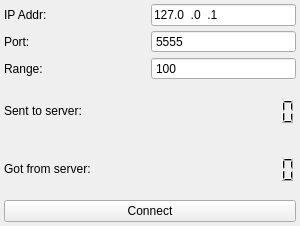
<?xml version="1.0" encoding="UTF-8"?>
<ui version="4.0">
 <class>client_form</class>
 <widget class="QWidget" name="client_form">
  <property name="geometry">
   <rect>
    <x>0</x>
    <y>0</y>
    <width>300</width>
    <height>226</height>
   </rect>
  </property>
  <property name="minimumSize">
   <size>
    <width>300</width>
    <height>226</height>
   </size>
  </property>
  <property name="maximumSize">
   <size>
    <width>300</width>
    <height>226</height>
   </size>
  </property>
  <property name="windowTitle">
   <string>Form</string>
  </property>
  <layout class="QHBoxLayout" name="horizontalLayout_6" stretch="0">
   <property name="spacing">
    <number>4</number>
   </property>
   <property name="margin">
    <number>4</number>
   </property>
   <item>
    <layout class="QVBoxLayout" name="verticalLayout">
     <item>
      <layout class="QHBoxLayout" name="horizontalLayout">
       <item>
        <widget class="QLabel" name="label">
         <property name="text">
          <string>IP Addr:</string>
         </property>
        </widget>
       </item>
       <item>
        <spacer name="horizontalSpacer">
         <property name="orientation">
          <enum>Qt::Horizontal</enum>
         </property>
         <property name="sizeHint" stdset="0">
          <size>
           <width>40</width>
           <height>20</height>
          </size>
         </property>
        </spacer>
       </item>
       <item>
        <widget class="QLineEdit" name="ipAddr">
         <property name="minimumSize">
          <size>
           <width>145</width>
           <height>0</height>
          </size>
         </property>
         <property name="inputMask">
          <string>000.000.000.000; </string>
         </property>
         <property name="text">
          <string>127.0.0.1</string>
         </property>
        </widget>
       </item>
      </layout>
     </item>
     <item>
      <layout class="QHBoxLayout" name="horizontalLayout_2">
       <item>
        <widget class="QLabel" name="label_2">
         <property name="text">
          <string>Port:</string>
         </property>
        </widget>
       </item>
       <item>
        <spacer name="horizontalSpacer_2">
         <property name="orientation">
          <enum>Qt::Horizontal</enum>
         </property>
         <property name="sizeHint" stdset="0">
          <size>
           <width>40</width>
           <height>20</height>
          </size>
         </property>
        </spacer>
       </item>
       <item>
        <widget class="QSpinBox" name="port">
         <property name="minimumSize">
          <size>
           <width>145</width>
           <height>0</height>
          </size>
         </property>
         <property name="layoutDirection">
          <enum>Qt::RightToLeft</enum>
         </property>
         <property name="autoFillBackground">
          <bool>false</bool>
         </property>
         <property name="buttonSymbols">
          <enum>QAbstractSpinBox::NoButtons</enum>
         </property>
         <property name="minimum">
          <number>1500</number>
         </property>
         <property name="maximum">
          <number>9999</number>
         </property>
         <property name="value">
          <number>5555</number>
         </property>
        </widget>
       </item>
      </layout>
     </item>
     <item>
      <layout class="QHBoxLayout" name="horizontalLayout_3">
       <item>
        <widget class="QLabel" name="label_3">
         <property name="text">
          <string>Range:</string>
         </property>
        </widget>
       </item>
       <item>
        <spacer name="horizontalSpacer_3">
         <property name="orientation">
          <enum>Qt::Horizontal</enum>
         </property>
         <property name="sizeHint" stdset="0">
          <size>
           <width>40</width>
           <height>20</height>
          </size>
         </property>
        </spacer>
       </item>
       <item>
        <widget class="QSpinBox" name="range">
         <property name="minimumSize">
          <size>
           <width>145</width>
           <height>0</height>
          </size>
         </property>
         <property name="buttonSymbols">
          <enum>QAbstractSpinBox::NoButtons</enum>
         </property>
         <property name="minimum">
          <number>2</number>
         </property>
         <property name="maximum">
          <number>1001</number>
         </property>
         <property name="value">
          <number>100</number>
         </property>
        </widget>
       </item>
      </layout>
     </item>
     <item>
      <layout class="QHBoxLayout" name="horizontalLayout_4">
       <item>
        <widget class="QLabel" name="label_4">
         <property name="text">
          <string>Sent to server:</string>
         </property>
        </widget>
       </item>
       <item>
        <spacer name="horizontalSpacer_4">
         <property name="orientation">
          <enum>Qt::Horizontal</enum>
         </property>
         <property name="sizeHint" stdset="0">
          <size>
           <width>40</width>
           <height>20</height>
          </size>
         </property>
        </spacer>
       </item>
       <item>
        <widget class="QLCDNumber" name="sentNumber">
         <property name="font">
          <font>
           <pointsize>15</pointsize>
           <weight>50</weight>
           <bold>false</bold>
           <underline>false</underline>
           <strikeout>false</strikeout>
           <kerning>true</kerning>
          </font>
         </property>
         <property name="frameShape">
          <enum>QFrame::NoFrame</enum>
         </property>
         <property name="numDigits">
          <number>4</number>
         </property>
        </widget>
       </item>
      </layout>
     </item>
     <item>
      <layout class="QHBoxLayout" name="horizontalLayout_5">
       <item>
        <widget class="QLabel" name="label_5">
         <property name="text">
          <string>Got from server:</string>
         </property>
        </widget>
       </item>
       <item>
        <spacer name="horizontalSpacer_5">
         <property name="orientation">
          <enum>Qt::Horizontal</enum>
         </property>
         <property name="sizeHint" stdset="0">
          <size>
           <width>40</width>
           <height>20</height>
          </size>
         </property>
        </spacer>
       </item>
       <item>
        <widget class="QLCDNumber" name="gotNumber">
         <property name="font">
          <font>
           <pointsize>15</pointsize>
          </font>
         </property>
         <property name="frameShape">
          <enum>QFrame::NoFrame</enum>
         </property>
         <property name="smallDecimalPoint">
          <bool>false</bool>
         </property>
         <property name="numDigits">
          <number>4</number>
         </property>
        </widget>
       </item>
      </layout>
     </item>
     <item>
      <widget class="QPushButton" name="pushButton">
       <property name="text">
        <string>Connect</string>
       </property>
      </widget>
     </item>
    </layout>
   </item>
  </layout>
 </widget>
 <resources/>
 <connections/>
</ui>
